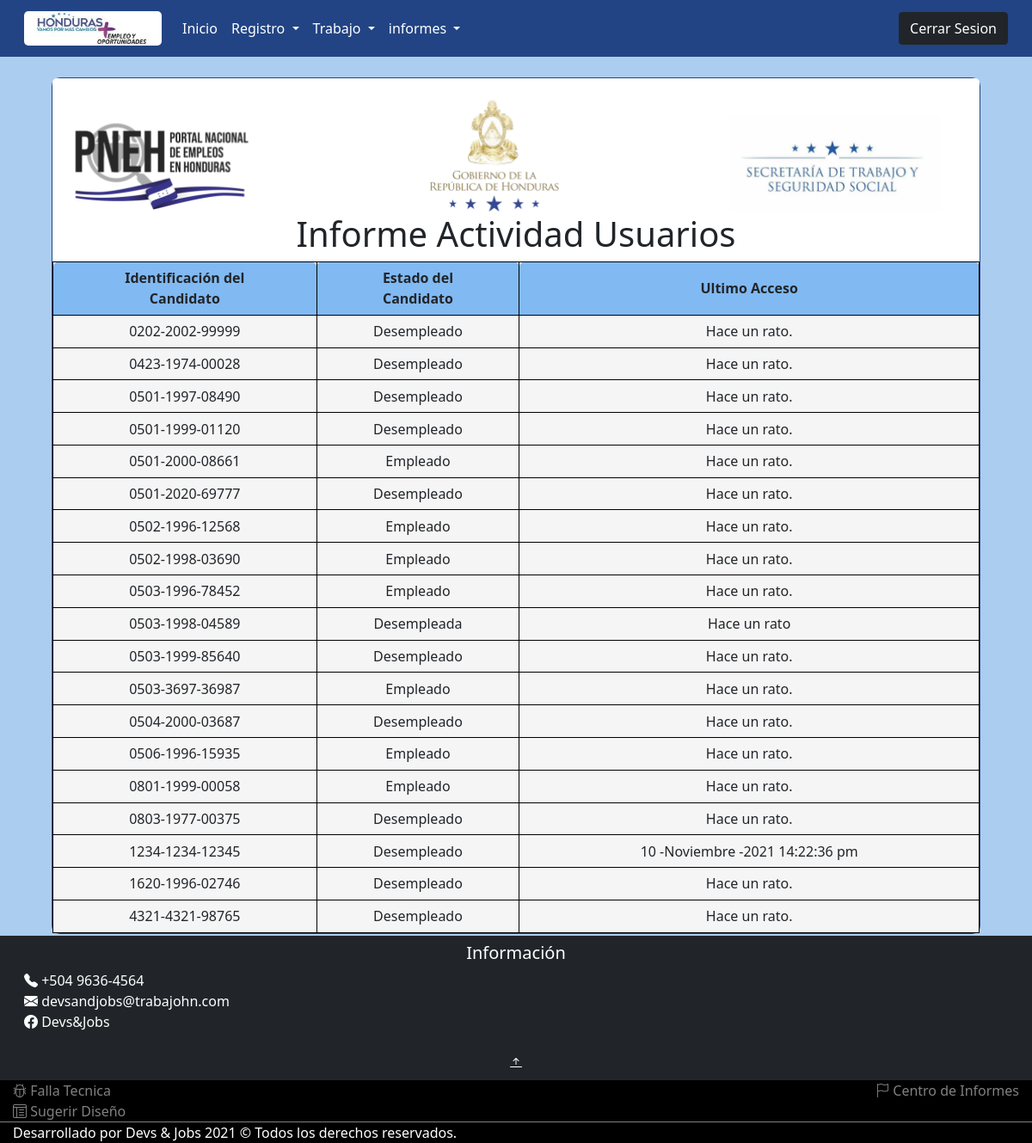
The page /servi/informe3.php on the database its author committed.
### tables this page shows
CREATE TABLE `postulante` (
  `NumeroIdentidad` varchar(15) NOT NULL,
  `Nombres` varchar(60) NOT NULL,
  `Apellidos` varchar(60) NOT NULL,
  `Genero` char(1) NOT NULL,
  `FechaNacimiento` date NOT NULL DEFAULT '0000-00-00',
  `Direccion` varchar(200) NOT NULL,
  `Telefono` varchar(15) NOT NULL,
  `CorreoElectronico` varchar(60) NOT NULL,
  `Estadop` varchar(30) NOT NULL,
  `UltimoAcceso` varchar(35) NOT NULL DEFAULT 'Hace un rato.'
);

### servi/informe3.php (the view, shortened to what this page needs)
<?php
include_once("encabezadoservi.php");
?>
  <div class="d-flex w-100" style="height:120vh;">
      <div class="position-absolute text-center divp">
      <center><img class="w-100" src="../img/PNEH.png"><br></center>
        <table width=100% cellspacing=0 cellpadding=0 border=1>
        <h1>Informe Actividad Usuarios</h1>
        <thead>
        <tr>
        <th> Identificación del <br> Candidato </th>
        <th> Estado del <br> Candidato</th>
        <th> Ultimo Acceso</th></tr>
        </thead>
          <?php
           $con = conexion();
          try {
            $sql = "select pos.NumeroIdentidad,pos.Estadop,pos.UltimoAcceso \n"
            . "               from postulante pos\n";
            $stm = $con->query($sql);
            $fila = $stm->fetch();
            while($fila)
            {
                echo  "<tbody>";
                echo  "<td>".$fila["NumeroIdentidad"]."</td>";
                echo  "<td>".$fila["Estadop"]."</td>";
                echo  "<td>".$fila["UltimoAcceso"]."</td>";
              $fila = $stm->fetch();
            }
          } catch (Exception $ex) {
            echo $ex.message;
          }
          ?>
         </tbody>
        </table>
    </div>
    </div>
 <?php
include_once("pieservi.php");
?>

### estilo.css (style rules this page uses)
img { border-radius: 5px; }
tr,td { text-align:center; background-color: whitesmoke; border: 1px double black; }
th { background-color:rgba(76, 158, 240, 0.685); border: 1px double black; border-top-left-radius: 5px; border-top-right-radius:5px; }
.divp { width:90%;background-color:white; margin-left:5%; margin-right:5%; border-radius:10px; border: 1px solid #224485; margin-bottom:15px; }
table { border: 1px solid #224485; width:100%; border-radius:10px; }
body { margin-top: 90px; background-color:#ABCDEF; }

### servi/encabezadoservi.php (style rules this page uses)
th,td { padding: 0.4rem !important; }

### rows shown on the page
postulante: NumeroIdentidad "0202-2002-99999", Estadop "Desempleado", UltimoAcceso "Hace un rato."
postulante: NumeroIdentidad "0423-1974-00028", Estadop "Desempleado", UltimoAcceso "Hace un rato."
postulante: NumeroIdentidad "0501-1997-08490", Estadop "Desempleado", UltimoAcceso "Hace un rato."
postulante: NumeroIdentidad "0501-1999-01120", Estadop "Desempleado", UltimoAcceso "Hace un rato."
postulante: NumeroIdentidad "0501-2000-08661", Estadop "Empleado", UltimoAcceso "Hace un rato."
postulante: NumeroIdentidad "0501-2020-69777", Estadop "Desempleado", UltimoAcceso "Hace un rato."
postulante: NumeroIdentidad "0502-1996-12568", Estadop "Empleado", UltimoAcceso "Hace un rato."
postulante: NumeroIdentidad "0502-1998-03690", Estadop "Empleado", UltimoAcceso "Hace un rato."
postulante: NumeroIdentidad "0503-1996-78452", Estadop "Empleado", UltimoAcceso "Hace un rato."
postulante: NumeroIdentidad "0503-1998-04589", Estadop "Desempleada", UltimoAcceso "Hace un rato"
postulante: NumeroIdentidad "0503-1999-85640", Estadop "Desempleado", UltimoAcceso "Hace un rato."
postulante: NumeroIdentidad "0503-3697-36987", Estadop "Empleado", UltimoAcceso "Hace un rato."
postulante: NumeroIdentidad "0504-2000-03687", Estadop "Desempleado", UltimoAcceso "Hace un rato."
postulante: NumeroIdentidad "0506-1996-15935", Estadop "Empleado", UltimoAcceso "Hace un rato."
postulante: NumeroIdentidad "0801-1999-00058", Estadop "Empleado", UltimoAcceso "Hace un rato."
postulante: NumeroIdentidad "0803-1977-00375", Estadop "Desempleado", UltimoAcceso "Hace un rato."
postulante: NumeroIdentidad "1234-1234-12345", Estadop "Desempleado", UltimoAcceso "10 -Noviembre -2021 14:22:36 pm"
postulante: NumeroIdentidad "1620-1996-02746", Estadop "Desempleado", UltimoAcceso "Hace un rato."
postulante: NumeroIdentidad "4321-4321-98765", Estadop "Desempleado", UltimoAcceso "Hace un rato."
